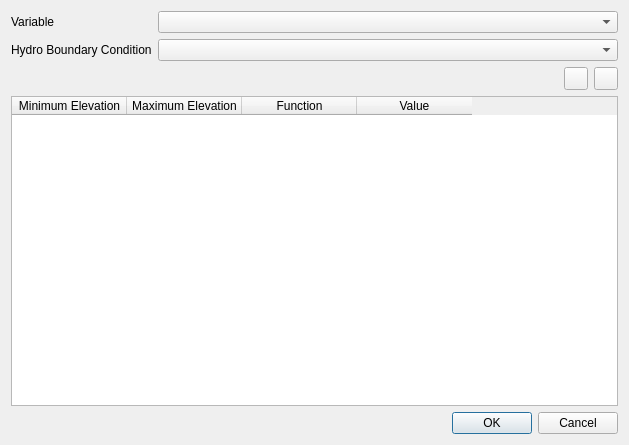
<?xml version="1.0" encoding="UTF-8"?>
<ui version="4.0">
 <class>NonVerticallyIntegratedWaterQualityBoundaryConditionDialog</class>
 <widget class="QDialog" name="NonVerticallyIntegratedWaterQualityBoundaryConditionDialog">
  <property name="geometry">
   <rect>
    <x>0</x>
    <y>0</y>
    <width>629</width>
    <height>445</height>
   </rect>
  </property>
  <property name="windowTitle">
   <string>Non-Vertically Integrated Boundary Condition</string>
  </property>
  <layout class="QGridLayout" name="gridLayout">
   <item row="2" column="1">
    <layout class="QHBoxLayout" name="horizontalLayout">
     <item>
      <spacer name="horizontalSpacer">
       <property name="orientation">
        <enum>Qt::Horizontal</enum>
       </property>
       <property name="sizeHint" stdset="0">
        <size>
         <width>40</width>
         <height>20</height>
        </size>
       </property>
      </spacer>
     </item>
     <item>
      <widget class="QToolButton" name="btnAddRange">
       <property name="toolTip">
        <string>Add range</string>
       </property>
       <property name="text">
        <string/>
       </property>
       <property name="icon">
        <iconset resource="../../resources/resources.qrc">
         <normaloff>:/icons/list-add.png</normaloff>:/icons/list-add.png</iconset>
       </property>
      </widget>
     </item>
     <item>
      <widget class="QToolButton" name="btnRemoveRange">
       <property name="toolTip">
        <string>Remove selected range</string>
       </property>
       <property name="text">
        <string/>
       </property>
       <property name="icon">
        <iconset resource="../../resources/resources.qrc">
         <normaloff>:/icons/list-delete.png</normaloff>:/icons/list-delete.png</iconset>
       </property>
      </widget>
     </item>
    </layout>
   </item>
   <item row="3" column="0" colspan="2">
    <widget class="QTableWidget" name="tblRanges">
     <property name="alternatingRowColors">
      <bool>true</bool>
     </property>
     <attribute name="horizontalHeaderCascadingSectionResizes">
      <bool>true</bool>
     </attribute>
     <attribute name="horizontalHeaderDefaultSectionSize">
      <number>115</number>
     </attribute>
     <attribute name="verticalHeaderVisible">
      <bool>false</bool>
     </attribute>
     <column>
      <property name="text">
       <string>Minimum Elevation</string>
      </property>
     </column>
     <column>
      <property name="text">
       <string>Maximum Elevation</string>
      </property>
     </column>
     <column>
      <property name="text">
       <string>Function</string>
      </property>
     </column>
     <column>
      <property name="text">
       <string>Value</string>
      </property>
     </column>
    </widget>
   </item>
   <item row="1" column="1">
    <widget class="QComboBox" name="cbxHydroBoundaryCondition"/>
   </item>
   <item row="0" column="0">
    <widget class="QLabel" name="label_4">
     <property name="text">
      <string>Variable</string>
     </property>
    </widget>
   </item>
   <item row="5" column="0" colspan="2">
    <widget class="QDialogButtonBox" name="buttonBox">
     <property name="orientation">
      <enum>Qt::Horizontal</enum>
     </property>
     <property name="standardButtons">
      <set>QDialogButtonBox::Cancel|QDialogButtonBox::Ok</set>
     </property>
    </widget>
   </item>
   <item row="1" column="0">
    <widget class="QLabel" name="label_2">
     <property name="text">
      <string>Hydro Boundary Condition</string>
     </property>
    </widget>
   </item>
   <item row="0" column="1">
    <widget class="QComboBox" name="cbxVariable"/>
   </item>
  </layout>
 </widget>
 <tabstops>
  <tabstop>btnAddRange</tabstop>
  <tabstop>btnRemoveRange</tabstop>
  <tabstop>tblRanges</tabstop>
 </tabstops>
 <resources>
  <include location="../../resources/resources.qrc"/>
 </resources>
 <connections>
  <connection>
   <sender>buttonBox</sender>
   <signal>accepted()</signal>
   <receiver>NonVerticallyIntegratedWaterQualityBoundaryConditionDialog</receiver>
   <slot>accept()</slot>
   <hints>
    <hint type="sourcelabel">
     <x>248</x>
     <y>254</y>
    </hint>
    <hint type="destinationlabel">
     <x>157</x>
     <y>274</y>
    </hint>
   </hints>
  </connection>
  <connection>
   <sender>buttonBox</sender>
   <signal>rejected()</signal>
   <receiver>NonVerticallyIntegratedWaterQualityBoundaryConditionDialog</receiver>
   <slot>reject()</slot>
   <hints>
    <hint type="sourcelabel">
     <x>316</x>
     <y>260</y>
    </hint>
    <hint type="destinationlabel">
     <x>286</x>
     <y>274</y>
    </hint>
   </hints>
  </connection>
 </connections>
</ui>
